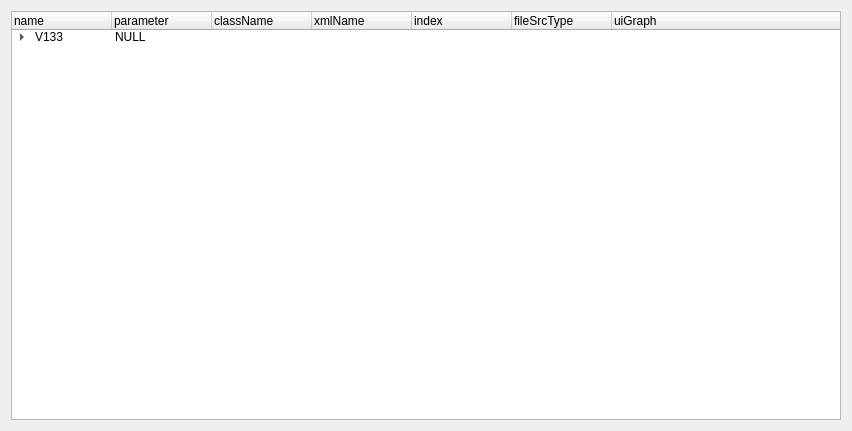
<?xml version="1.0" encoding="UTF-8"?>
<ui version="4.0">
 <class>Form</class>
 <widget class="QWidget" name="Form">
  <property name="geometry">
   <rect>
    <x>0</x>
    <y>0</y>
    <width>852</width>
    <height>431</height>
   </rect>
  </property>
  <property name="windowTitle">
   <string>Form</string>
  </property>
  <layout class="QVBoxLayout" name="verticalLayout">
   <item>
    <widget class="QTreeWidget" name="treeWidget">
     <column>
      <property name="text">
       <string>name</string>
      </property>
     </column>
     <column>
      <property name="text">
       <string>parameter</string>
      </property>
     </column>
     <column>
      <property name="text">
       <string>className</string>
      </property>
     </column>
     <column>
      <property name="text">
       <string>xmlName</string>
      </property>
     </column>
     <column>
      <property name="text">
       <string>index</string>
      </property>
     </column>
     <column>
      <property name="text">
       <string>fileSrcType</string>
      </property>
     </column>
     <column>
      <property name="text">
       <string>uiGraph</string>
      </property>
     </column>
     <item>
      <property name="text">
       <string>V133</string>
      </property>
      <property name="text">
       <string>NULL</string>
      </property>
      <property name="text">
       <string/>
      </property>
      <property name="text">
       <string/>
      </property>
      <property name="text">
       <string/>
      </property>
      <property name="text">
       <string/>
      </property>
      <item>
       <property name="text">
        <string>Axis</string>
       </property>
       <property name="text">
        <string>NULL</string>
       </property>
       <property name="text">
        <string/>
       </property>
       <property name="text">
        <string/>
       </property>
       <property name="text">
        <string/>
       </property>
       <property name="text">
        <string/>
       </property>
       <item>
        <property name="text">
         <string>Motor</string>
        </property>
        <property name="text">
         <string>NULL</string>
        </property>
        <property name="text">
         <string>UiMotor</string>
        </property>
        <property name="text">
         <string>PrmFuncMotor</string>
        </property>
        <property name="text">
         <string>0</string>
        </property>
        <property name="text">
         <string>1</string>
        </property>
        <property name="text">
         <string>GraphMotor129</string>
        </property>
       </item>
       <item>
        <property name="text">
         <string>Encoder</string>
        </property>
        <property name="text">
         <string>NULL</string>
        </property>
        <property name="text">
         <string>UiEncoder</string>
        </property>
        <property name="text">
         <string>PrmFuncEncoder</string>
        </property>
        <property name="text">
         <string>1</string>
        </property>
        <property name="text">
         <string>1</string>
        </property>
        <property name="text">
         <string>GraphEncoder130</string>
        </property>
       </item>
       <item>
        <property name="text">
         <string>Power</string>
        </property>
        <property name="text">
         <string>NULL</string>
        </property>
        <property name="text">
         <string>UiPower</string>
        </property>
        <property name="text">
         <string>PrmFuncPower</string>
        </property>
        <property name="text">
         <string>2</string>
        </property>
        <property name="text">
         <string>1</string>
        </property>
        <property name="text">
         <string>GraphPower129</string>
        </property>
       </item>
       <item>
        <property name="text">
         <string>Current</string>
        </property>
        <property name="text">
         <string>NULL</string>
        </property>
        <property name="text">
         <string>UiCurrent</string>
        </property>
        <property name="text">
         <string>PrmFuncCurrentloop</string>
        </property>
        <property name="text">
         <string>3</string>
        </property>
        <property name="text">
         <string>1</string>
        </property>
        <property name="text">
         <string>GraphCurrent129</string>
        </property>
       </item>
       <item>
        <property name="text">
         <string>Velocity</string>
        </property>
        <property name="text">
         <string>NULL</string>
        </property>
        <property name="text">
         <string>UiVelocity</string>
        </property>
        <property name="text">
         <string>PrmFuncSpeedloop</string>
        </property>
        <property name="text">
         <string>4</string>
        </property>
        <property name="text">
         <string>1</string>
        </property>
        <property name="text">
         <string>GraphVelocity129</string>
        </property>
       </item>
       <item>
        <property name="text">
         <string>Position</string>
        </property>
        <property name="text">
         <string>NULL</string>
        </property>
        <property name="text">
         <string>UiPosition</string>
        </property>
        <property name="text">
         <string>PrmFuncPositionloop</string>
        </property>
        <property name="text">
         <string>5</string>
        </property>
        <property name="text">
         <string>1</string>
        </property>
        <property name="text">
         <string>GraphPosition129</string>
        </property>
       </item>
       <item>
        <property name="text">
         <string>Brake</string>
        </property>
        <property name="text">
         <string>NULL</string>
        </property>
        <property name="text">
         <string>UiBrake</string>
        </property>
        <property name="text">
         <string>PrmFuncBrake</string>
        </property>
        <property name="text">
         <string>6</string>
        </property>
        <property name="text">
         <string>1</string>
        </property>
        <property name="text">
         <string>GraphBrake129</string>
        </property>
       </item>
       <item>
        <property name="text">
         <string>Status</string>
        </property>
        <property name="text">
         <string>NULL</string>
        </property>
        <property name="text">
         <string>UiStatus</string>
        </property>
        <property name="text">
         <string>PrmFuncDeviceStatus</string>
        </property>
        <property name="text">
         <string>7</string>
        </property>
        <property name="text">
         <string>0</string>
        </property>
        <property name="text">
         <string>GraphStatus129</string>
        </property>
       </item>
       <item>
        <property name="text">
         <string>RAM</string>
        </property>
        <property name="text">
         <string>NULL</string>
        </property>
        <property name="text">
         <string>UiRAM</string>
        </property>
        <property name="text">
         <string>PrmRAMAxis</string>
        </property>
        <property name="text">
         <string>8</string>
        </property>
        <property name="text">
         <string>1</string>
        </property>
        <property name="text">
         <string>NULL</string>
        </property>
       </item>
       <item>
        <property name="text">
         <string>FLASH</string>
        </property>
        <property name="text">
         <string>NULL</string>
        </property>
        <property name="text">
         <string>UiFLASH</string>
        </property>
        <property name="text">
         <string>PrmFlashAxis</string>
        </property>
        <property name="text">
         <string>9</string>
        </property>
        <property name="text">
         <string>1</string>
        </property>
        <property name="text">
         <string>NULL</string>
        </property>
       </item>
      </item>
      <item>
       <property name="text">
        <string>UiGlobal</string>
       </property>
       <property name="text">
        <string>NULL</string>
       </property>
       <property name="text">
        <string/>
       </property>
       <property name="text">
        <string/>
       </property>
       <property name="text">
        <string/>
       </property>
       <property name="text">
        <string/>
       </property>
       <item>
        <property name="text">
         <string>IO</string>
        </property>
        <property name="text">
         <string>NULL</string>
        </property>
        <property name="text">
         <string>UiIO</string>
        </property>
        <property name="text">
         <string>PrmIO</string>
        </property>
        <property name="text">
         <string/>
        </property>
        <property name="text">
         <string>0</string>
        </property>
        <property name="text">
         <string>GraphIO129</string>
        </property>
       </item>
      </item>
      <item>
       <property name="text">
        <string>Global</string>
       </property>
       <item>
        <property name="text">
         <string>Plot</string>
        </property>
        <property name="text">
         <string>NULL</string>
        </property>
       </item>
      </item>
     </item>
    </widget>
   </item>
  </layout>
 </widget>
 <resources/>
 <connections/>
</ui>
